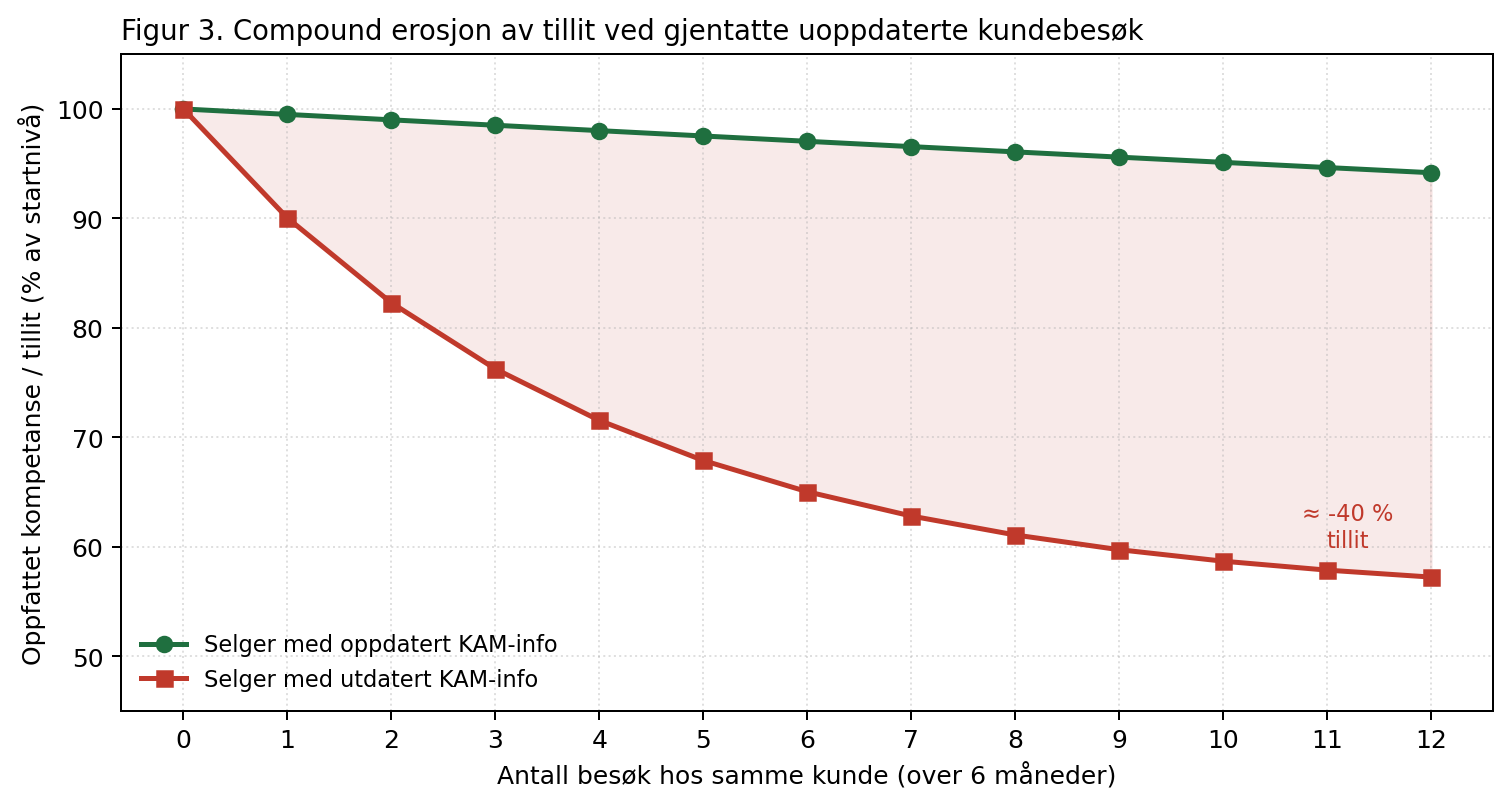

The script that drew this image:
"""Figur 3 — Tillit i kunderelasjonen som funksjon av antall kundebesøk.

Modellerer compound erosjon når selger gjentatte ganger besøker samme
kunde med utdatert informasjon. Konseptuell figur — ikke empirisk —
inspirert av Morgan & Hunt (1994).
"""
from pathlib import Path

import matplotlib.pyplot as plt
import numpy as np

OUT = Path(__file__).with_suffix(".png")

besok = np.arange(0, 13)  # 0 til 12 besøk

# Tillit holder seg når selger har oppdatert info (mild slitasje pga. naturlig drift)
tillit_oppdatert = 100 * np.exp(-0.005 * besok)

# Tillit faller raskere når selger gjentatte ganger leverer utdatert info.
# Modelleres som eksponensielt fall mot et nedre platå (~55 %).
platå = 55.0
tillit_utdatert = platå + (100 - platå) * np.exp(-0.25 * besok)

fig, ax = plt.subplots(figsize=(8.5, 4.6))

ax.plot(besok, tillit_oppdatert, marker="o", linewidth=2.0,
        color="#1f6f3f", label="Selger med oppdatert KAM-info")
ax.plot(besok, tillit_utdatert, marker="s", linewidth=2.0,
        color="#c0392b", label="Selger med utdatert KAM-info")

ax.fill_between(besok, tillit_oppdatert, tillit_utdatert,
                color="#c0392b", alpha=0.10)

ax.set_xlabel("Antall besøk hos samme kunde (over 6 måneder)")
ax.set_ylabel("Oppfattet kompetanse / tillit (% av startnivå)")
ax.set_title("Figur 3. Compound erosjon av tillit ved gjentatte uoppdaterte kundebesøk",
             fontsize=11, loc="left")
ax.legend(loc="lower left", fontsize=9, frameon=False)
ax.set_ylim(45, 105)
ax.set_xticks(besok)
ax.grid(True, linestyle=":", alpha=0.4)

ax.text(11.2, 60, "≈ -40 %\ntillit", fontsize=9, color="#c0392b", ha="center")

fig.tight_layout()
fig.savefig(OUT, dpi=180, bbox_inches="tight")
print(f"→ {OUT}")
